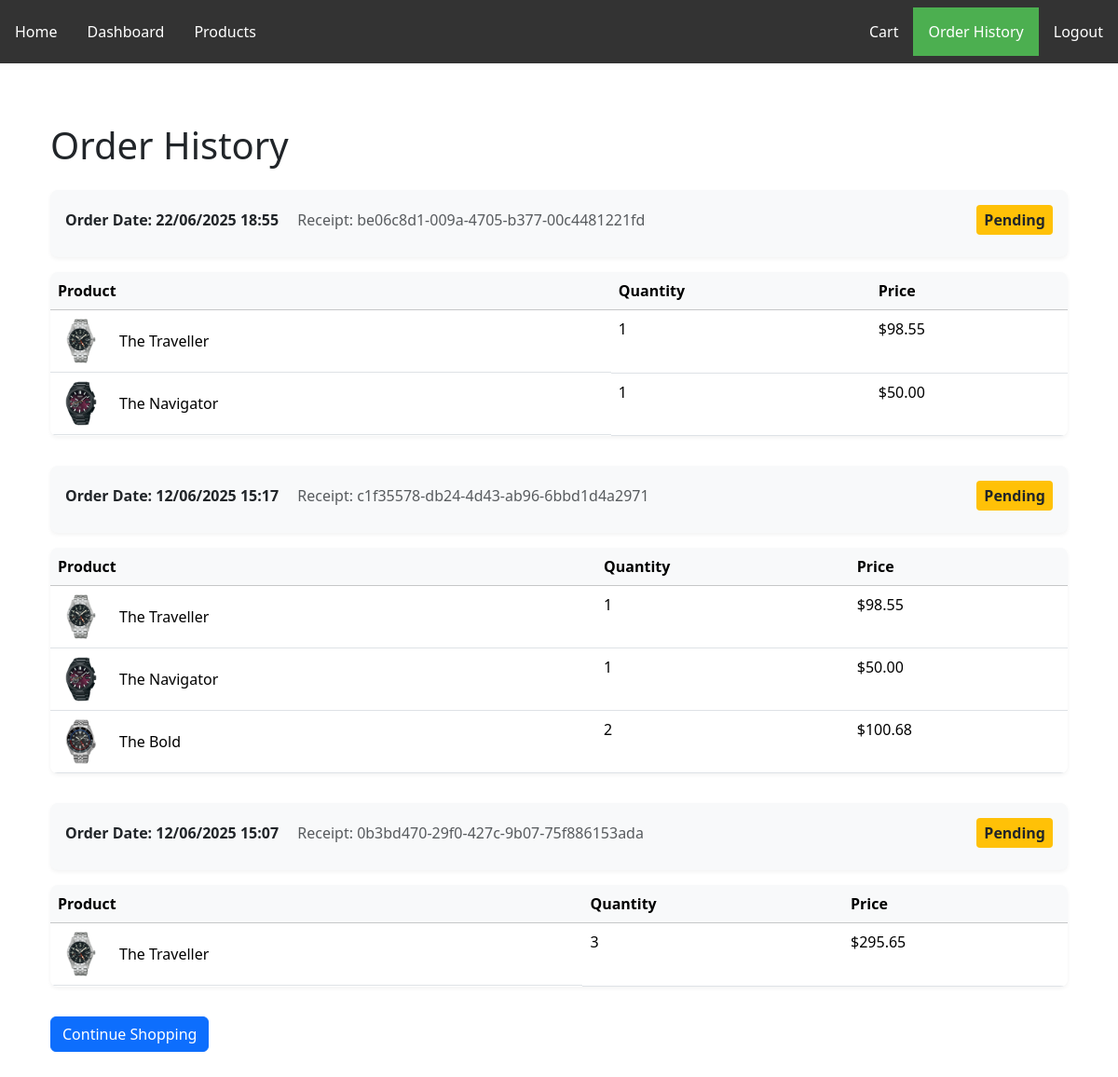
Page /order_history (signed in) on the committed database.
### models.py (models this page shows)
class Order(db.Model):
    __tablename__ = 'orders'
    id = db.Column(db.Integer, primary_key=True)
    user_id = db.Column(db.Integer, db.ForeignKey('users.id'), nullable=False)
    total_price = db.Column(db.Float, nullable=False)
    order_date = db.Column(db.DateTime, nullable=False)
    status = db.Column(db.String(20), nullable=False)
    receipt_id = db.Column(db.String, db.ForeignKey('order_items.receipt_id'), nullable=False)
    address = db.Column(db.String, nullable=False)

class Product(db.Model):
    __tablename__ = 'products'
    id = db.Column(db.Integer, primary_key=True)
    name = db.Column(db.String, unique=True, nullable=False)
    description = db.Column(db.String, nullable=False)
    price = db.Column(db.Float, nullable=False)
    stock = db.Column(db.Integer, nullable=False)
    category = db.Column(db.String, nullable=False)

class OrderItem(db.Model):
    __tablename__ = 'order_items'
    receipt_id = db.Column(db.String, primary_key=True)
    product_id = db.Column(db.Integer, db.ForeignKey('products.id'), primary_key=True)
    quantity = db.Column(db.Integer, nullable=False)
    price = db.Column(db.Float, nullable=False)
    total_item_price = db.Column(db.Float, nullable=False)

### main.py (the view)
@app.route("/order_history")
def order_history():
    return order_his()

### db_manager.py (called while the page is built)
    @contextmanager
    def get_db(self):
        conn = None
        try:
            with self.sqlite_lock:
                conn = sqlite3.connect(
                    self.db_path,
                    timeout=5,
                    isolation_level='IMMEDIATE'
                )
                conn.row_factory = sqlite3.Row
                yield conn
        except sqlite3.Error as e:
            logger.error(f"SQLite connection error: {e}")
            if conn:
                conn.rollback()
            raise
        except Exception as e:
            logger.error(f"Unexpected error in get_db: {e}")
            if conn:
                conn.rollback()
            raise
        finally:
            if conn:
                try:
                    conn.close()
                except Exception:
                    logger.error(f"Error closing SQLite connection: {e}")

### login_app/login_main.py (called while the page is built)
def check_session_timeout():
    if 'last_activity' in session:
        if time.time() - session['last_activity'] > SESSION_TIMEOUT:
            session.clear()  # Clear the session
            flash("Your session has expired due to inactivity. Please log in again.", "warning")
            return True #  Return a flag indicating that the session has expired
    session['last_activity'] = time.time()  # Update last activity time
    return False

### main.py (called while the page is built)
@app.before_request # This function runs before every request,
def before_request():
    try:# WORKS BUT NEEDS REVIEWING
        if check_session_timeout():
            return redirect_directions() # Redirects to slected page if session expired
        for key, value in request.args.items(): # Check all GET parameters
            if 'redirect' in key.lower() or 'url' in key.lower() or 'next' in key.lower(): # Check for potential redirect parameters
                if not is_safe_url(value): # Check if the URL is safe
                    app_log.warning(f"Blocked potentially malicious redirect: {value}")
                    abort(400) # Bad request if URL is not safe
        app_log.info(f"Accessing {request.endpoint} by {request.remote_addr}") # Log the request
    except Exception as e:
        app_log.critical(f"Error during before_request: {e}", exc_info=True)
        abort(500)

### templates/order_history.html (shortened to what this page needs)
{% extends "layout.html" %}
{% block content %}
<div class="container mt-4">
    <h1 class="mb-4">Order History</h1>
    {% if orders %}
        {% set ns = namespace(last_receipt=None, group_count=-1) %}
        {% for order in orders %}
            {% if order[6] != ns.last_receipt %}
                {% if ns.last_receipt != None %}
                    </tbody></table></div>
                {% endif %}
                {% set ns.last_receipt = order[6] %}
                {% set ns.group_count = ns.group_count + 1 %}
                <div class="order-header">
                    <div class="d-flex justify-content-between align-items-center mb-2">
                        <div>
                            <strong class="me-3">Order Date: {{ order[4].strftime('%d/%m/%Y %H:%M') }}</strong>
                            <span class="text-muted">Receipt: {{ order[6] }}</span>
                        </div>
                        <span class="order-status {% if order[5] == 'delivered' %}bg-success text-white{% elif order[5] == 'pending' %}bg-warning{% elif order[5] == 'cancelled' %}bg-danger text-white{% else %}bg-info text-white{% endif %}">
                            {{ order[5] | title }}
                        </span>
                    </div>
                </div>
                <div class="order-items">
                    <table class="table">
                        <thead class="table-light">
                            <tr>
                                <th>Product</th>
                                <th>Quantity</th>
                                <th>Price</th>
                            </tr>
                        </thead>
                        <tbody>
            {% endif %}
            <tr class="item-row">
                <td class="product-cell">
                    <img src="{{ url_for('static', filename='watch_img/watch' + order[0]|string + '.png') }}" alt="{{ order[1] }}" class="product-img">
                    <span>{{ order[1] }}</span>
                </td>
                <td>{{ order[2] }}</td>
                <td>${{ "%.2f"|format(order[3]) }}</td>
            </tr>
        {% endfor %}
        {% if orders|length > 0 %}
            </tbody></table></div>
        {% endif %}
    {% else %}
        <div class="alert alert-info">
            <p>No orders found.</p>
        </div>
    {% endif %}
    <div class="mt-4 mb-4">
        <a href="{{ url_for('products') }}" class="btn btn-primary">Continue Shopping</a>
    </div>
</div>
{% endblock %}

### login_app/templates/layout.html (shortened to what this page needs)
<!DOCTYPE html>
<html lang="en">
    <head>
        <link rel="stylesheet" href="/static/CSS/style.css">
        <link rel="stylesheet" href="/static/CSS/form_style.css">
        <link rel="stylesheet" href="/static/CSS/flash_messages.css">
        <link href="https://cdn.jsdelivr.net/npm/bootstrap@5.3.5/dist/css/bootstrap.min.css" rel="stylesheet">
    </head>
    <body>
        <div class="navbar">
            <div class="nav-left">
                <a href="/" class="{% if request.path == '/' %}active{% endif %}">Home</a>
                <a href="/dashboard" class="{% if request.path in ['/dashboard', '/admin_dashboard'] %}active{% endif %}">Dashboard</a>
                <a href="/products" class="{% if request.path == '/products' %}active{% endif %}">Products</a>
            </div>
            <div class="nav-right">
                <a href="/cart" class="{% if request.path == '/cart' %}active{% endif %}">Cart</a>
                {% if session.get('Username_Login') %}
                <a href="/order_history" class="{% if request.path == '/order_history' %}active{% endif %}">Order History</a>
                <a href="/logout" class="{% if request.path == '/logout' %}active{% endif %}">Logout</a>
                {% else %}
                <a href="/login" class="{% if request.path == '/login' %}active{% endif %}">Login</a>
                <a href="/signup" class="{% if request.path == '/signup' %}active{% endif %}">Signup</a>
                {% endif %}
            </div>
        </div>
        <div class="container">
            {% block content %}{% endblock %}
        </div>
    </body>
</html>

### login_app/static/CSS/style.css (style rules this page uses)
body { font-family: Arial, sans-serif; margin: 0; padding: 0; }
.navbar { background-color: #333; overflow: hidden; display: flex; justify-content: space-between; padding: 0 20px; }
.nav-left { display: flex; }
.nav-right { display: flex; margin-left: auto; }
.navbar a { float: none; display: block; color: white; text-align: center; padding: 14px 16px; text-decoration: none; }
.navbar a.active { background-color: #4CAF50; color: white; }
.container { padding: 20px; }

### templates/order_history.html (style rules this page uses)
.table { border-collapse: collapse; }
.order-header { background-color: #f8f9fa; padding: 1rem; border-radius: 0.5rem; margin-bottom: 1rem; box-shadow: 0 2px 4px rgba(0,0,0,0.05); }
.order-status { font-weight: bold; text-transform: capitalize; padding: 0.25rem 0.5rem; border-radius: 0.25rem; }
.product-img { width: 50px; height: 50px; object-fit: cover; border-radius: 0.25rem; margin-right: 1rem; }
.product-cell { display: flex; align-items: center; }
.order-items { background: white; border-radius: 0.5rem; box-shadow: 0 2px 4px rgba(0,0,0,0.05); margin-bottom: 2rem; overflow: hidden; }
.order-items table { margin-bottom: 0; }
.item-row { transition: background-color 0.2s; }

### rows in the picture
Order: order "22/06/2025 18:55", receipt "be06c8d1-009a-4705-b377-00c4481221fd", status "Pending", name "The Traveller", quantity "1", name "The Navigator"
OrderItem: total_item_price "98.55"
OrderItem: total_item_price "50.00"
Order: order "12/06/2025 15:17", receipt "c1f35578-db24-4d43-ab96-6bbd1d4a2971", status "Pending", name "The Traveller", quantity "1", name "The Navigator", shows a picture, name "The Bold", quantity "2"
OrderItem: total_item_price "98.55"
OrderItem: total_item_price "50.00"
OrderItem: total_item_price "100.68"
Order: order "12/06/2025 15:07", receipt "0b3bd470-29f0-427c-9b07-75f886153ada", status "Pending", name "The Traveller", quantity "3"
OrderItem: total_item_price "295.65"
